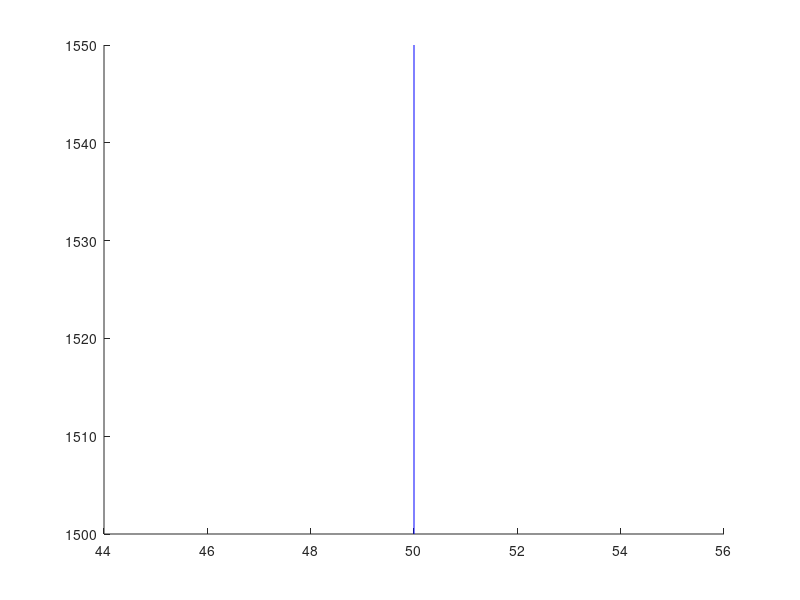

Reproduce this figure in MATLAB. (Note: this script raises an error after producing the figure.)
%% Demo of recording a moving-line Movie
% This is a simple script to demonstrate some of the ideas to capturing a
% sequence of "frames", collecting them into an array, and finally viewing
% them sequentially as a movie, at a fixed, specified frame rate.

%%
close all
clf
clc
load('rocket_data.mat')

    %states
% x = [theta, w, h, v, x, vx]
%xOpt(1,:)(1 theta = angle to virtical   [rad]
%xOpt(2,:) w = thetaDot                [rad/s]
%xOpt(3,:) h = vertical height         [m]
%xOpt(4,:) v = hDot                    [m/s]   
%xOpt(5,:) x = horizontal position     [m]
%xOpt(6,:) vx = horizontal velocity    [m/s]

    %inputs
% u = [Fe Fth Ftl]
%uOpt(1,:) Fe = Main Engine force      [N]
%uOpt(2,:) Fth = Thruster 1/4 from CM  [N]
%uOpt(3,:) Ftl = Thruster bottom       [N]

% Initial center and orientation of line (uncaptured - see below)
cx = xOpt(5,1); cy = xOpt(3,1)+l/2; theta = xOpt(1,1)+pi/2; 

% Create initial line object (xdata, and ydata)
Lh1 = line([cx-l/2*cos(theta) cx+l/2*cos(theta)],...
    [cy-l/2*sin(theta) cy+l/2*sin(theta)],'color','blue');
nFrames = length(xOpt(1,:));
% Allocate a 1-by-nFrames STRUCT array with 2 fields
F(nFrames) = struct('cdata',[],'colormap',[]);
disp('Creating and recording frames...')
v = VideoWriter('new.avi')
open(v)
for j = 1:nFrames
    % Change center and angle, in a sensible manner, based on Frame#
    cx = xOpt(5,j);
    cy = xOpt(3,j)+l/2;
    theta = xOpt(1,j)+pi/2;
    % Move the line to new location/orientation
    set(Lh1,'xdata',[cx-l/2*cos(theta) cx+l/2*cos(theta)],...
        'ydata', [cy-l/2*sin(theta) cy+l/2*sin(theta)]);
    
    % Make sure the axis stays fixed (and square)
    % axis([-750 750 0 1500]); axis square
    axis([-100 100 0 1500]); axis square
    % Flush the graphics buffer to ensure the line is moved on screen
    drawnow
    % Capture frame
    F(j) = getframe;
    writeVideo(v,F(j));
    writeVideo(v,F(j));
    writeVideo(v,F(j));
end
disp('Playing movie...')
Fps = 10;
nPlay = 1;
movie(F,nPlay,Fps)
close(v)

%% Attribution
% ME C231A and EECS C220B, Fall 2017
